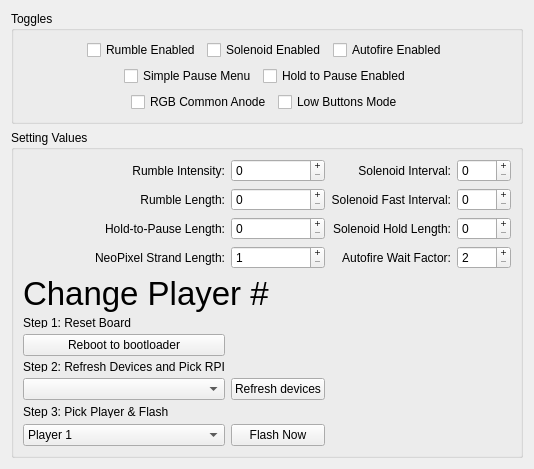
      <widget class="QWidget" name="settingsTab">
       <property name="enabled">
        <bool>true</bool>
       </property>
       <attribute name="title">
        <string>Gun Settings</string>
       </attribute>
       <layout class="QVBoxLayout" name="verticalLayout_7">
        <item>
         <widget class="QGroupBox" name="TogglesGroup">
          <property name="sizePolicy">
           <sizepolicy hsizetype="Preferred" vsizetype="Maximum">
            <horstretch>0</horstretch>
            <verstretch>0</verstretch>
           </sizepolicy>
          </property>
          <property name="maximumSize">
           <size>
            <width>16777215</width>
            <height>120</height>
           </size>
          </property>
          <property name="title">
           <string>Toggles</string>
          </property>
          <layout class="QVBoxLayout" name="verticalLayout_8">
           <item>
            <layout class="QHBoxLayout" name="TogglesTop">
             <item>
              <spacer name="horizontalSpacer_6">
               <property name="orientation">
                <enum>Qt::Horizontal</enum>
               </property>
               <property name="sizeHint" stdset="0">
                <size>
                 <width>40</width>
                 <height>20</height>
                </size>
               </property>
              </spacer>
             </item>
             <item>
              <widget class="QCheckBox" name="rumbleToggle">
               <property name="toolTip">
                <string>&lt;html&gt;&lt;head/&gt;&lt;body&gt;&lt;p&gt;Set if rumble force feedback is enabled.&lt;/p&gt;&lt;/body&gt;&lt;/html&gt;</string>
               </property>
               <property name="text">
                <string>Rumble Enabled</string>
               </property>
              </widget>
             </item>
             <item>
              <widget class="QCheckBox" name="solenoidToggle">
               <property name="toolTip">
                <string>&lt;html&gt;&lt;head/&gt;&lt;body&gt;&lt;p&gt;Set if solenoid force feedback is enabled.&lt;/p&gt;&lt;/body&gt;&lt;/html&gt;</string>
               </property>
               <property name="text">
                <string>Solenoid Enabled</string>
               </property>
              </widget>
             </item>
             <item>
              <widget class="QCheckBox" name="autofireToggle">
               <property name="toolTip">
                <string>&lt;html&gt;&lt;head/&gt;&lt;body&gt;&lt;p&gt;Set if solenoid full auto is enabled.&lt;/p&gt;&lt;/body&gt;&lt;/html&gt;</string>
               </property>
               <property name="text">
                <string>Autofire Enabled</string>
               </property>
              </widget>
             </item>
             <item>
              <spacer name="horizontalSpacer_7">
               <property name="orientation">
                <enum>Qt::Horizontal</enum>
               </property>
               <property name="sizeHint" stdset="0">
                <size>
                 <width>40</width>
                 <height>20</height>
                </size>
               </property>
              </spacer>
             </item>
            </layout>
           </item>
           <item>
            <layout class="QHBoxLayout" name="TogglesMiddle">
             <item>
              <spacer name="horizontalSpacer_4">
               <property name="orientation">
                <enum>Qt::Horizontal</enum>
               </property>
               <property name="sizeHint" stdset="0">
                <size>
                 <width>40</width>
                 <height>20</height>
                </size>
               </property>
              </spacer>
             </item>
             <item>
              <widget class="QCheckBox" name="simplePauseToggle">
               <property name="toolTip">
                <string>&lt;html&gt;&lt;head/&gt;&lt;body&gt;&lt;p&gt;Enabled: Pause Menu will use a scrolling layout - navigate by using Button A/B to select, and press Trigger to activate.&lt;/p&gt;&lt;p&gt;Disabled: Pause Menu options are activated with hotkeys.&lt;br/&gt;&lt;/p&gt;&lt;p&gt;Enabled is recommended for guns with less than two sub buttons, but &lt;span style=&quot; font-weight:700;&quot;&gt;requires an LED for visual feedback!&lt;/span&gt;&lt;/p&gt;&lt;/body&gt;&lt;/html&gt;</string>
               </property>
               <property name="text">
                <string>Simple Pause Menu</string>
               </property>
              </widget>
             </item>
             <item>
              <widget class="QCheckBox" name="holdToPauseToggle">
               <property name="toolTip">
                <string>&lt;html&gt;&lt;head/&gt;&lt;body&gt;&lt;p&gt;Enabled: Access Pause Mode by holding Trigger and Button A while no IR points are visible.&lt;/p&gt;&lt;p&gt;Disabled: Access Pause Mode by pressing the Pause Mode hotkey (Button C + Select).&lt;br/&gt;&lt;/p&gt;&lt;p&gt;Enabled is recommended for guns with less than two sub buttons. Pause Mode will always be accessible by pressing the Home Button, if available.&lt;/p&gt;&lt;/body&gt;&lt;/html&gt;</string>
               </property>
               <property name="text">
                <string>Hold to Pause Enabled</string>
               </property>
              </widget>
             </item>
             <item>
              <spacer name="horizontalSpacer_5">
               <property name="orientation">
                <enum>Qt::Horizontal</enum>
               </property>
               <property name="sizeHint" stdset="0">
                <size>
                 <width>40</width>
                 <height>20</height>
                </size>
               </property>
              </spacer>
             </item>
            </layout>
           </item>
           <item>
            <layout class="QHBoxLayout" name="TogglesBottom">
             <item>
              <spacer name="horizontalSpacer_2">
               <property name="orientation">
                <enum>Qt::Horizontal</enum>
               </property>
               <property name="sizeHint" stdset="0">
                <size>
                 <width>40</width>
                 <height>20</height>
                </size>
               </property>
              </spacer>
             </item>
             <item>
              <widget class="QCheckBox" name="commonAnodeToggle">
               <property name="toolTip">
                <string>&lt;html&gt;&lt;head/&gt;&lt;body&gt;&lt;p&gt;Set to enabled if your 4-pin RGB LED is a Common Anode type (with common connected to 5V), or disabled if it's Common Cathode (common connected to GND).&lt;/p&gt;&lt;/body&gt;&lt;/html&gt;</string>
               </property>
               <property name="text">
                <string>RGB Common Anode</string>
               </property>
              </widget>
             </item>
             <item>
              <widget class="QCheckBox" name="lowButtonsToggle">
               <property name="toolTip">
                <string>&lt;html&gt;&lt;head/&gt;&lt;body&gt;&lt;p&gt;Enabled: Buttons A &amp;amp; B will perform different functions when aiming off-screen (Start/Select, respectively).&lt;/p&gt;&lt;p&gt;Disabled: All buttons will perform the same functions regardless of aiming off-screen or not.&lt;br/&gt;&lt;/p&gt;&lt;p&gt;Enabled is recommended for guns with less than two sub buttons.&lt;/p&gt;&lt;/body&gt;&lt;/html&gt;</string>
               </property>
               <property name="text">
                <string>Low Buttons Mode</string>
               </property>
              </widget>
             </item>
             <item>
              <spacer name="horizontalSpacer_3">
               <property name="orientation">
                <enum>Qt::Horizontal</enum>
               </property>
               <property name="sizeHint" stdset="0">
                <size>
                 <width>40</width>
                 <height>20</height>
                </size>
               </property>
              </spacer>
             </item>
            </layout>
           </item>
          </layout>
         </widget>
        </item>
        <item>
         <widget class="QGroupBox" name="groupBox_2">
          <property name="enabled">
           <bool>true</bool>
          </property>
          <property name="title">
           <string>Setting Values</string>
          </property>
          <layout class="QGridLayout" name="gridLayout_4">
           <item row="3" column="1">
            <widget class="QSpinBox" name="neopixelStrandLengthBox">
             <property name="toolTip">
              <string>&lt;html&gt;&lt;head/&gt;&lt;body&gt;&lt;p&gt;How many LEDs are in the NeoPixel chain.&lt;/p&gt;&lt;/body&gt;&lt;/html&gt;</string>
             </property>
             <property name="buttonSymbols">
              <enum>QAbstractSpinBox::PlusMinus</enum>
             </property>
             <property name="correctionMode">
              <enum>QAbstractSpinBox::CorrectToNearestValue</enum>
             </property>
             <property name="minimum">
              <number>1</number>
             </property>
             <property name="maximum">
              <number>100</number>
             </property>
            </widget>
           </item>
           <item row="3" column="3">
            <widget class="QSpinBox" name="autofireWaitFactorBox">
             <property name="toolTip">
              <string>&lt;html&gt;&lt;head/&gt;&lt;body&gt;&lt;p&gt;The multiplier to be applied for the interval between solenoid activations when &lt;span style=&quot; font-style:italic;&quot;&gt;Autofire&lt;/span&gt; is enabled.&lt;/p&gt;&lt;/body&gt;&lt;/html&gt;</string>
             </property>
             <property name="buttonSymbols">
              <enum>QAbstractSpinBox::PlusMinus</enum>
             </property>
             <property name="correctionMode">
              <enum>QAbstractSpinBox::CorrectToNearestValue</enum>
             </property>
             <property name="showGroupSeparator" stdset="0">
              <bool>false</bool>
             </property>
             <property name="minimum">
              <number>2</number>
             </property>
             <property name="maximum">
              <number>4</number>
             </property>
            </widget>
           </item>
           <item row="3" column="0">
            <widget class="QLabel" name="label_6">
             <property name="text">
              <string>NeoPixel Strand Length:</string>
             </property>
             <property name="textFormat">
              <enum>Qt::PlainText</enum>
             </property>
             <property name="alignment">
              <set>Qt::AlignRight|Qt::AlignTrailing|Qt::AlignVCenter</set>
             </property>
             <property name="wordWrap">
              <bool>true</bool>
             </property>
            </widget>
           </item>
           <item row="4" column="0" colspan="2">
            <widget class="QLabel" name="label">
             <property name="sizePolicy">
              <sizepolicy hsizetype="Minimum" vsizetype="Minimum">
               <horstretch>0</horstretch>
               <verstretch>0</verstretch>
              </sizepolicy>
             </property>
             <property name="maximumSize">
              <size>
               <width>300</width>
               <height>50</height>
              </size>
             </property>
             <property name="font">
              <font>
               <pointsize>25</pointsize>
              </font>
             </property>
             <property name="layoutDirection">
              <enum>Qt::LeftToRight</enum>
             </property>
             <property name="text">
              <string>Change Player #</string>
             </property>
            </widget>
           </item>
           <item row="2" column="0">
            <widget class="QLabel" name="label_5">
             <property name="text">
              <string>Hold-to-Pause Length:</string>
             </property>
             <property name="textFormat">
              <enum>Qt::PlainText</enum>
             </property>
             <property name="alignment">
              <set>Qt::AlignRight|Qt::AlignTrailing|Qt::AlignVCenter</set>
             </property>
             <property name="wordWrap">
              <bool>true</bool>
             </property>
            </widget>
           </item>
           <item row="1" column="2">
            <widget class="QLabel" name="label_8">
             <property name="text">
              <string>Solenoid Fast Interval:</string>
             </property>
             <property name="textFormat">
              <enum>Qt::PlainText</enum>
             </property>
             <property name="alignment">
              <set>Qt::AlignRight|Qt::AlignTrailing|Qt::AlignVCenter</set>
             </property>
             <property name="wordWrap">
              <bool>true</bool>
             </property>
            </widget>
           </item>
           <item row="1" column="3">
            <widget class="QSpinBox" name="solenoidFastIntervalBox">
             <property name="toolTip">
              <string>&lt;html&gt;&lt;head/&gt;&lt;body&gt;&lt;p&gt;The time between solenoid activations when the trigger is held in &lt;span style=&quot; font-style:italic;&quot;&gt;Autofire&lt;/span&gt; mode.&lt;/p&gt;&lt;/body&gt;&lt;/html&gt;</string>
             </property>
             <property name="buttonSymbols">
              <enum>QAbstractSpinBox::PlusMinus</enum>
             </property>
             <property name="correctionMode">
              <enum>QAbstractSpinBox::CorrectToNearestValue</enum>
             </property>
            </widget>
           </item>
           <item row="5" column="0">
            <widget class="QLabel" name="label_11">
             <property name="maximumSize">
              <size>
               <width>16777215</width>
               <height>10</height>
              </size>
             </property>
             <property name="text">
              <string>Step 1: Reset Board</string>
             </property>
            </widget>
           </item>
           <item row="1" column="1">
            <widget class="QSpinBox" name="rumbleLengthBox">
             <property name="toolTip">
              <string>&lt;html&gt;&lt;head/&gt;&lt;body&gt;&lt;p&gt;The length of rumble motor activation when pulling the trigger offscreen, in ms.&lt;/p&gt;&lt;/body&gt;&lt;/html&gt;</string>
             </property>
             <property name="buttonSymbols">
              <enum>QAbstractSpinBox::PlusMinus</enum>
             </property>
             <property name="correctionMode">
              <enum>QAbstractSpinBox::CorrectToNearestValue</enum>
             </property>
             <property name="maximum">
              <number>9999</number>
             </property>
            </widget>
           </item>
           <item row="8" column="1">
            <widget class="QPushButton" name="pbRefreshDev">
             <property name="text">
              <string>Refresh devices</string>
             </property>
            </widget>
           </item>
           <item row="8" column="0">
            <widget class="QComboBox" name="cbUsbDev"/>
           </item>
           <item row="0" column="1">
            <widget class="QSpinBox" name="rumbleIntensityBox">
             <property name="toolTip">
              <string>&lt;html&gt;&lt;head/&gt;&lt;body&gt;&lt;p&gt;The intensity of rumble force feedback events - scales from 0 (disabled) to a maximum of 255.&lt;/p&gt;&lt;/body&gt;&lt;/html&gt;</string>
             </property>
             <property name="frame">
              <bool>true</bool>
             </property>
             <property name="buttonSymbols">
              <enum>QAbstractSpinBox::PlusMinus</enum>
             </property>
             <property name="correctionMode">
              <enum>QAbstractSpinBox::CorrectToNearestValue</enum>
             </property>
             <property name="maximum">
              <number>255</number>
             </property>
            </widget>
           </item>
           <item row="2" column="2">
            <widget class="QLabel" name="label_9">
             <property name="text">
              <string>Solenoid Hold Length:</string>
             </property>
             <property name="textFormat">
              <enum>Qt::PlainText</enum>
             </property>
             <property name="alignment">
              <set>Qt::AlignRight|Qt::AlignTrailing|Qt::AlignVCenter</set>
             </property>
             <property name="wordWrap">
              <bool>true</bool>
             </property>
            </widget>
           </item>
           <item row="3" column="2">
            <widget class="QLabel" name="label_10">
             <property name="text">
              <string>Autofire Wait Factor:</string>
             </property>
             <property name="textFormat">
              <enum>Qt::PlainText</enum>
             </property>
             <property name="alignment">
              <set>Qt::AlignRight|Qt::AlignTrailing|Qt::AlignVCenter</set>
             </property>
             <property name="wordWrap">
              <bool>true</bool>
             </property>
            </widget>
           </item>
           <item row="2" column="3">
            <widget class="QSpinBox" name="solenoidHoldLengthBox">
             <property name="toolTip">
              <string>&lt;html&gt;&lt;head/&gt;&lt;body&gt;&lt;p&gt;The time it takes to hold the trigger after a &lt;span style=&quot; font-style:italic;&quot;&gt;single shot&lt;/span&gt; solenoid activation before transitioning to a sustained fire feedback.&lt;/p&gt;&lt;/body&gt;&lt;/html&gt;</string>
             </property>
             <property name="buttonSymbols">
              <enum>QAbstractSpinBox::PlusMinus</enum>
             </property>
             <property name="correctionMode">
              <enum>QAbstractSpinBox::CorrectToNearestValue</enum>
             </property>
             <property name="maximum">
              <number>9999</number>
             </property>
            </widget>
           </item>
           <item row="14" column="1">
            <widget class="QPushButton" name="pbTransfer">
             <property name="text">
              <string>Flash Now</string>
             </property>
            </widget>
           </item>
           <item row="2" column="1">
            <widget class="QSpinBox" name="holdToPauseLengthBox">
             <property name="toolTip">
              <string>&lt;html&gt;&lt;head/&gt;&lt;body&gt;&lt;p&gt;When &lt;span style=&quot; font-style:italic;&quot;&gt;Hold To Pause&lt;/span&gt; mode is enabled, how long should the buttons be held before Pause Mode activates?&lt;/p&gt;&lt;/body&gt;&lt;/html&gt;</string>
             </property>
             <property name="buttonSymbols">
              <enum>QAbstractSpinBox::PlusMinus</enum>
             </property>
             <property name="correctionMode">
              <enum>QAbstractSpinBox::CorrectToNearestValue</enum>
             </property>
             <property name="maximum">
              <number>9999</number>
             </property>
            </widget>
           </item>
           <item row="0" column="0">
            <widget class="QLabel" name="label_3">
             <property name="text">
              <string>Rumble Intensity:</string>
             </property>
             <property name="textFormat">
              <enum>Qt::PlainText</enum>
             </property>
             <property name="alignment">
              <set>Qt::AlignRight|Qt::AlignTrailing|Qt::AlignVCenter</set>
             </property>
            </widget>
           </item>
           <item row="0" column="3">
            <widget class="QSpinBox" name="solenoidNormalIntervalBox">
             <property name="toolTip">
              <string>&lt;html&gt;&lt;head/&gt;&lt;body&gt;&lt;p&gt;The time between solenoid activations when the trigger is held.&lt;/p&gt;&lt;/body&gt;&lt;/html&gt;</string>
             </property>
             <property name="buttonSymbols">
              <enum>QAbstractSpinBox::PlusMinus</enum>
             </property>
             <property name="correctionMode">
              <enum>QAbstractSpinBox::CorrectToNearestValue</enum>
             </property>
            </widget>
           </item>
           <item row="6" column="0">
            <widget class="QPushButton" name="pbReboot">
             <property name="text">
              <string>Reboot to bootloader</string>
             </property>
            </widget>
           </item>
           <item row="1" column="0">
            <widget class="QLabel" name="label_4">
             <property name="text">
              <string>Rumble Length:</string>
             </property>
             <property name="textFormat">
              <enum>Qt::PlainText</enum>
             </property>
             <property name="alignment">
              <set>Qt::AlignRight|Qt::AlignTrailing|Qt::AlignVCenter</set>
             </property>
            </widget>
           </item>
           <item row="14" column="0">
            <widget class="QComboBox" name="cbPlayer">
             <item>
              <property name="text">
               <string>Player 1</string>
              </property>
             </item>
             <item>
              <property name="text">
               <string>Player 2</string>
              </property>
             </item>
             <item>
              <property name="text">
               <string>Player 3</string>
              </property>
             </item>
             <item>
              <property name="text">
               <string>Player 4</string>
              </property>
             </item>
            </widget>
           </item>
           <item row="0" column="2">
            <widget class="QLabel" name="label_7">
             <property name="text">
              <string>Solenoid Interval:</string>
             </property>
             <property name="textFormat">
              <enum>Qt::PlainText</enum>
             </property>
             <property name="alignment">
              <set>Qt::AlignRight|Qt::AlignTrailing|Qt::AlignVCenter</set>
             </property>
            </widget>
           </item>
           <item row="7" column="0">
            <widget class="QLabel" name="label_12">
             <property name="maximumSize">
              <size>
               <width>16777215</width>
               <height>10</height>
              </size>
             </property>
             <property name="text">
              <string>Step 2: Refresh Devices and Pick RPI</string>
             </property>
            </widget>
           </item>
           <item row="9" column="0">
            <widget class="QLabel" name="label_13">
             <property name="maximumSize">
              <size>
               <width>16777215</width>
               <height>12</height>
              </size>
             </property>
             <property name="text">
              <string>Step 3: Pick Player &amp; Flash</string>
             </property>
            </widget>
           </item>
          </layout>
         </widget>
        </item>
       </layout>
      </widget>
